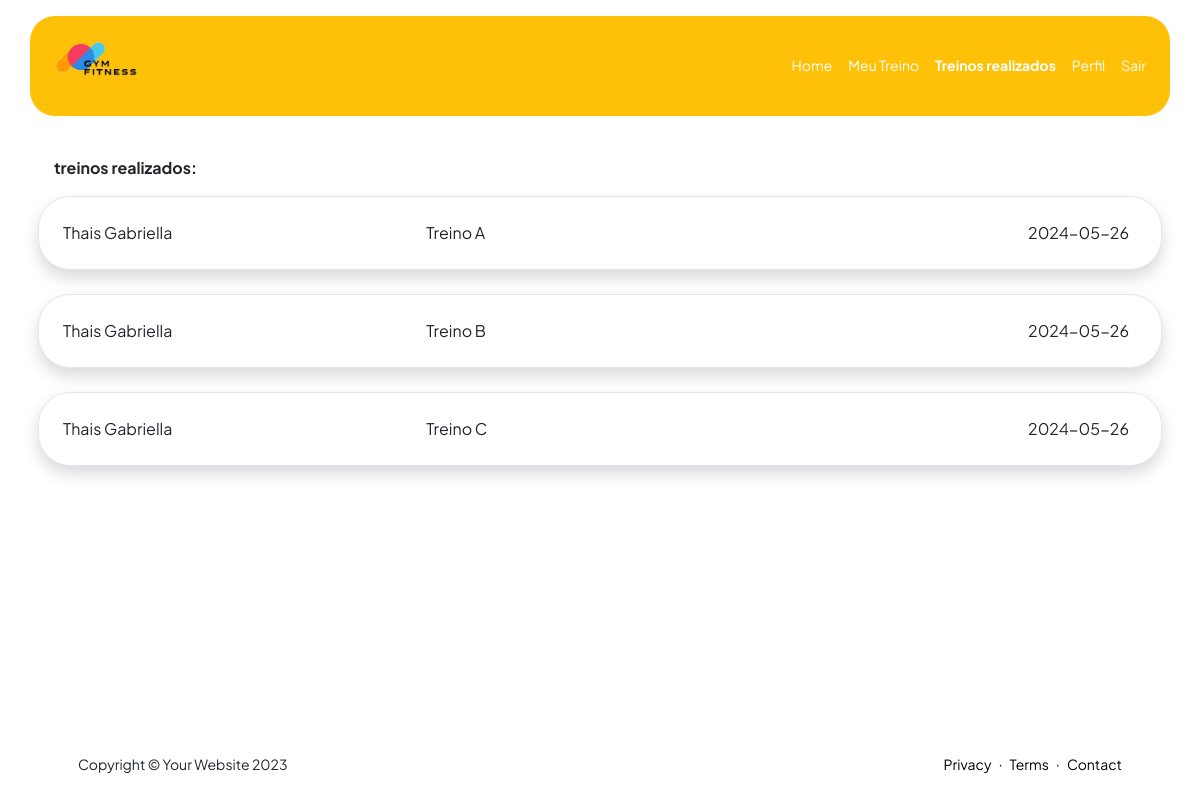
The app's page /AcadUsu/treinos_realizados.php (signed in) with its own data.
### tables this page shows
CREATE TABLE `tbtreinorealizado` (
  `id_finalizado` int(10) UNSIGNED NOT NULL,
  `id_usu` int(10) UNSIGNED NOT NULL,
  `id_treino` int(11) UNSIGNED NOT NULL,
  `data` date DEFAULT NULL
);

CREATE TABLE `tbusu` (
  `id_usu` int(11) UNSIGNED NOT NULL,
  `foto_usu` varchar(50) DEFAULT NULL,
  `nome` varchar(60) DEFAULT NULL,
  `email` varchar(100) DEFAULT NULL,
  `senha` varchar(50) DEFAULT NULL,
  `telefone` varchar(50) DEFAULT NULL,
  `atividade` varchar(50) DEFAULT NULL
);

CREATE TABLE `tbtreino` (
  `id_treino` int(11) UNSIGNED NOT NULL,
  `nome` varchar(50) DEFAULT NULL,
  `descricao` varchar(100) DEFAULT NULL
);

### AcadUsu/treinos_realizados.php (the view, shortened to what this page needs)
<!DOCTYPE html>
<html lang="en">
<head>
    <link href="https://cdn.jsdelivr.net/npm/bootstrap-icons@1.8.1/font/bootstrap-icons.css" rel="stylesheet" />
    <link href="css/styles.css" rel="stylesheet" />
</head>
<?php
    $idusu = $_SESSION['usuario'];
?>
<body class="d-flex flex-column h-100">
    <main class="flex-shrink-0">
        <nav class="navbar navbar-expand-lg navbar-light bg-white  py-3">
            <div class=" bg-warning menus container px-3">
                <img class="logo" src="../img/logo.png" alt="" srcset="">
                <div class="collapse navbar-collapse" id="navbarSupportedContent">
                    <ul class="navbar-nav ms-auto mb-2 mb-lg-0 small ">
                        <li class="nav-item"><a class="nav-link" href="index.php">Home</a></li>
                        <li class="nav-item"><a class="nav-link " href="meu_treino.php">Meu Treino</a></li>
                        <li class="nav-item"><a class="nav-link active" href="treinos_realizados.php">Treinos realizados</a></li>
                        <li class="nav-item"><a class="nav-link" href="perfil.php">Perfil</a></li>
                        <li class="nav-item"><a class="nav-link" href="sair.php">Sair</a></li>
                    </ul>
                </div>
            </div>
        </nav>
        <header class="py-2">
            <div class="container px-2 pb-2">
                <p class="m-3 fw-bold">treinos realizados: </p>
                    <?php
                        include('../banco.php');
                            $sql = "SELECT tbusu.nome as usu, tbtreino.nome as treino, tbtreinorealizado.data as dtf  FROM tbtreinorealizado
                               INNER JOIN tbtreino ON  tbtreino.id_treino = tbtreinorealizado.id_treino
                               INNER JOIN tbusu ON tbusu.id_usu = tbtreinorealizado.id_usu where tbtreinorealizado.id_usu = $idusu";
                            $resultado = $conexao->query($sql);
                            if ($resultado-> num_rows > 0) {
                                while ($linha2 = $resultado->fetch_array()) {
                                    echo '    <div class="select col-xl-12 col-md-12 mb-12">';
                                    echo '            <div class="card border-left-warning shadow h-100 py-2">';
                                    echo '                <div class="card-body">';
                                    echo '                    <div class="row no-gutters align-items-center">';
                                    echo '                        <div class="col mr-4">'.$linha2['usu'].'</div>';
                                    echo '                        <div class="col mr-4">'.$linha2['treino'].'</div>';
                                    echo '                        <div class="col mr-4 ir">'.$linha2['dtf'].'</div>';
                                    echo '                    </div>';
                                    echo '                </div>';
                                    echo '            </div>';
                                    echo '        </div>';
                                }
                                }
                    ?>
                    </div>
        </header>
        <br>
    </main>
    <footer class="bg-white py-4 mt-auto">
        <div class="container px-5">
            <div class="row align-items-center justify-content-between flex-column flex-sm-row">
                <div class="col-auto"><div class="small m-0">Copyright &copy; Your Website 2023</div></div>
                <div class="col-auto">
                    <a class="small" href="#!">Privacy</a>
                    <span class="mx-1">&middot;</span>
                    <a class="small" href="#!">Terms</a>
                    <span class="mx-1">&middot;</span>
                    <a class="small" href="#!">Contact</a>
                </div>
            </div>
        </div>
    </footer>
</body>
</html>

### records on screen
tbtreinorealizado: id_usu.nome "Thais Gabriella", id_treino.nome "Treino A", data "2024-05-26"
tbtreinorealizado: id_usu.nome "Thais Gabriella", id_treino.nome "Treino B", data "2024-05-26"
tbtreinorealizado: id_usu.nome "Thais Gabriella", id_treino.nome "Treino C", data "2024-05-26"
